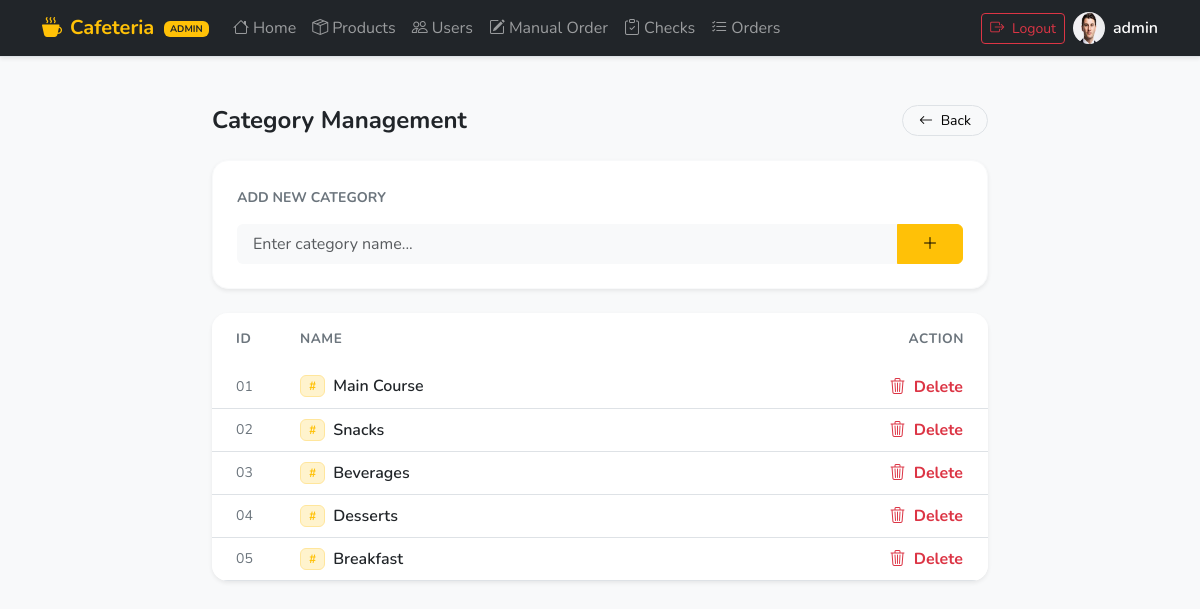
Page /public/admin/categories (signed in) on the committed database.
### tables this page shows
CREATE TABLE IF NOT EXISTS categories (
    id INT AUTO_INCREMENT PRIMARY KEY,
    name VARCHAR(100),
    created_at TIMESTAMP NULL,
    updated_at TIMESTAMP NULL
);

### core/Controller.php (called while the page is built, shortened)
<?php
class Controller
{
    public function view($path, $data = [])
    {
        extract($data);
        $viewFile = dirname(__DIR__) . "/views/$path.php";
        require $viewFile;
    }
}

### app/Controllers/Admin/CategoryController.php (called while the page is built, shortened)
<?php
class CategoryController extends Controller
{
    private $categoryModel;
    public function __construct()
    {
        $this->categoryModel = new Category();
    }
    public function index()
{
    $categories = $this->categoryModel->all();
    $this->view('admin/categories/index', compact('categories'));
}
}

### core/Router.php (called while the page is built, shortened)
<?php
class Router
{
    private static $routes = [];
    public static function get($uri, $action, $middlewares = [])
    {
        self::$routes['GET'][$uri] = [
            'action' => $action,
            'middlewares' => $middlewares
        ];
    }
    public static function post($uri, $action, $middlewares = [])
    {
        self::$routes['POST'][$uri] = [
            'action' => $action,
            'middlewares' => $middlewares
        ];
    }
    public static function resolve($uri, $method)
{
    $route = self::$routes[$method][$uri] ?? null;
    $params = [];
    $action = $route['action'];
    [$controller, $method] = $action;
    $controller = new $controller();
    $controller->$method(...$params);
}
}

### public/index.php (called while the page is built, shortened)
<?php
$uri = parse_url($_SERVER['REQUEST_URI'], PHP_URL_PATH);
$uri = preg_replace('#^.*?/public(?:/index\.php)?#', '', $uri);
$method = $_SERVER['REQUEST_METHOD'];
Router::resolve($uri, $method);

### core/Database.php (called while the page is built, shortened)
<?php
class Database
{
    private static $instance = null;
    private $connection;
    private function __construct()
    {
        $env = parse_ini_file(__DIR__ . '/../.env');
        $host = $env['DB_HOST'] ?? 'localhost';
        $db   = $env['DB_NAME'] ?? 'cafeteria';
        $user = $env['DB_USER'] ?? 'root';
        $pass = $env['DB_PASS'] ?? '';
        $charset = $env['DB_CHARSET'] ?? 'utf8';
        $this->connection = new PDO(
            "mysql:host=$host;dbname=$db;charset=$charset",
            $user,
            $pass
        );
        $this->connection->setAttribute(PDO::ATTR_ERRMODE, PDO::ERRMODE_EXCEPTION);
    }
    public static function getInstance()
    {
        if (!self::$instance) {
            self::$instance = new Database();
        }
        return self::$instance;
    }
    public function getConnection()
    {
        return $this->connection;
    }
}

### core/Model.php (called while the page is built, shortened)
<?php
class Model
{
    protected $table;
    protected $db;
    public function __construct()
    {
        $this->db = Database::getInstance()->getConnection();
    }
    protected function query()
    {
        return new QueryBuilder($this->db, $this->table);
    }
    public function all()
    {
        return $this->query()->get();
    }
}

### core/QueryBuilder.php (called while the page is built, shortened)
<?php
class QueryBuilder
{
    protected $db;
    protected $table;
    protected $select = "*";
    protected $where = [];
    protected $bindings = [];
    public function __construct($db, $table)
    {
        $this->db = $db;
        $this->table = $table;
    }
    private function buildWhere()
    {
        if (empty($this->where)) {
            return "";
        }
        return "WHERE " . implode(" AND ", $this->where);
    }
    public function get()
{
    $sql = "SELECT {$this->select} FROM {$this->table} ";
    $sql .= $this->buildWhere() . " ";
    $stmt = $this->db->prepare($sql);
    $stmt->execute($this->bindings);
    return $stmt->fetchAll(\PDO::FETCH_ASSOC);
}
}

### views/admin/categories/index.php (the view, shortened to what this page needs)
<?php require __DIR__ . '/../../layouts/head.php'; ?>
<?php require __DIR__ . '/../../layouts/navbar_admin.php'; ?>
<div class="container py-5" style="max-width: 800px;">
  <div class="row align-items-center mb-4">
    <div class="col">
      <h2 class="h4 fw-bold mb-0 text-dark">Category Management</h2>
    </div>
    <div class="col-auto">
      <a href="<?= BASE_URL ?>/admin/products" class="btn btn-light border btn-sm rounded-pill px-3">
        <i class="bi bi-arrow-left me-1"></i> Back
      </a>
    </div>
  </div>
  <div class="card border-light shadow-sm rounded-4 mb-4">
    <div class="card-body p-4">
      <label class="form-label small fw-bold text-uppercase text-secondary mb-3">Add New Category</label>
      <form method="POST" action="<?= BASE_URL ?>/admin/categories/store">
        <div class="input-group">
          <input type="text" name="name" class="form-control bg-light border-0 py-2 ps-3"
                 placeholder="Enter category name..." required>
          <button type="submit" class="btn btn-warning fw-bold px-4">
            <i class="bi bi-plus-lg"></i>
          </button>
        </div>
      </form>
    </div>
  </div>
  <div class="card border-0 shadow-sm rounded-4 overflow-hidden">
    <div class="table-responsive">
      <table class="table table-hover align-middle mb-0">
        <thead class="bg-light">
          <tr>
            <th class="border-0 text-secondary small fw-bold px-4 py-3" style="width: 80px;">ID</th>
            <th class="border-0 text-secondary small fw-bold py-3">NAME</th>
            <th class="border-0 text-secondary small fw-bold text-end px-4 py-3">ACTION</th>
          </tr>
        </thead>
        <tbody class="border-top-0">
          <?php if (empty($categories)): ?>
            <tr>
              <td colspan="3" class="text-center py-5 text-muted">
                <i class="bi bi-inbox fs-1 d-block mb-2 opacity-25"></i>
                No categories found
              </td>
            </tr>
          <?php else: ?>
            <?php $i = 1; foreach ($categories as $cat): ?>
            <tr>
              <td class="px-4 text-secondary small"><?= sprintf("%02d", $i++) ?></td>
              <td>
                <div class="d-flex align-items-center">
                  <span class="badge bg-warning-subtle text-warning border border-warning-subtle px-2 py-1 me-2">#</span>
                  <span class="fw-semibold text-dark"><?= htmlspecialchars($cat['name']) ?></span>
                </div>
              </td>
              <td class="text-end px-4">
                <form method="POST" action="<?= BASE_URL ?>/admin/categories/delete/<?= $cat['id'] ?>"
                      onsubmit="return confirm('Delete this category?')">
                  <button class="btn btn-link text-danger p-0 text-decoration-none small fw-bold">
                    <i class="bi bi-trash3 me-1"></i> Delete
                  </button>
                </form>
              </td>
            </tr>
            <?php endforeach; ?>
          <?php endif; ?>
        </tbody>
      </table>
    </div>
  </div>
</div>
</body>
</html>

### views/layouts/head.php (style rules this page uses)
body { font-family: 'Nunito', sans-serif; background-color: #f8f9fa; }
.table th { font-weight: 700; font-size: 0.85rem; text-transform: uppercase; letter-spacing: 0.04em; }

### rows in the picture
categories: name "Main Course"
categories: name "Snacks"
categories: name "Beverages"
categories: name "Desserts"
categories: name "Breakfast"

### other values in the picture
$authUser['name'] "admin"
